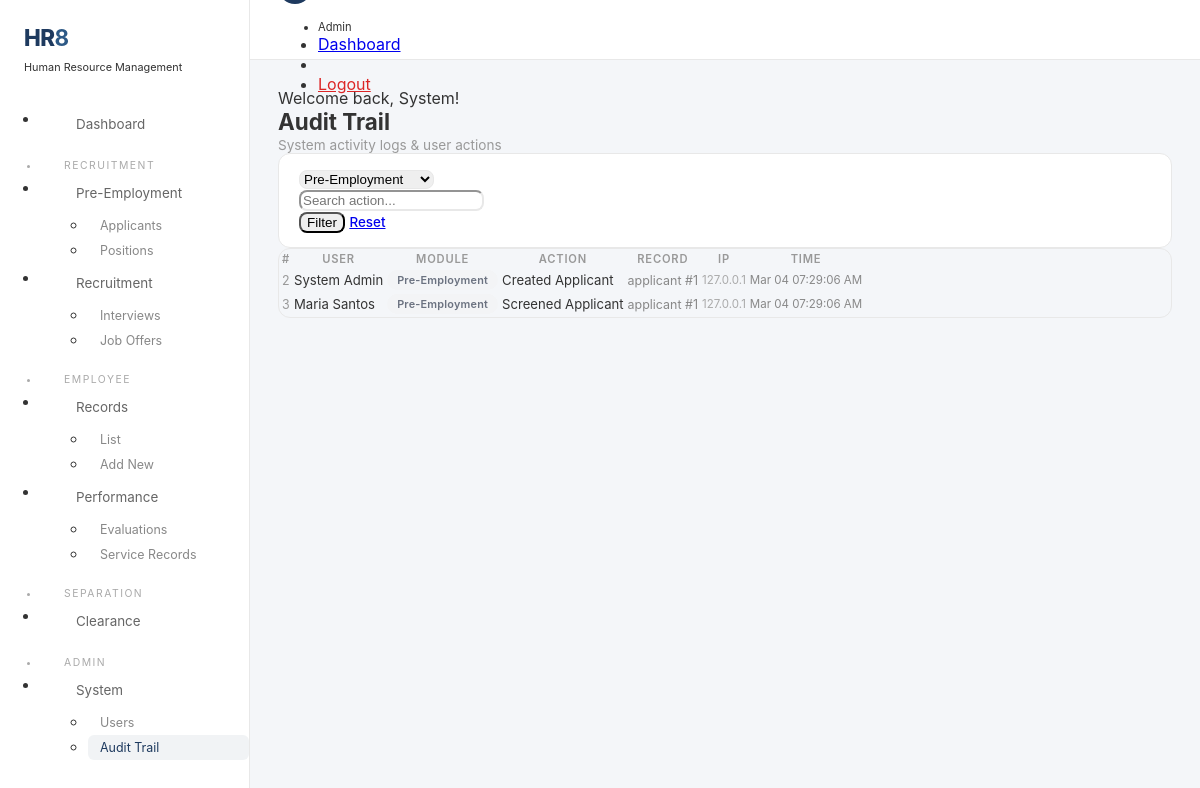
The app's page /modules/user_management/audit.php?module=Pre-Employment (signed in), older data.
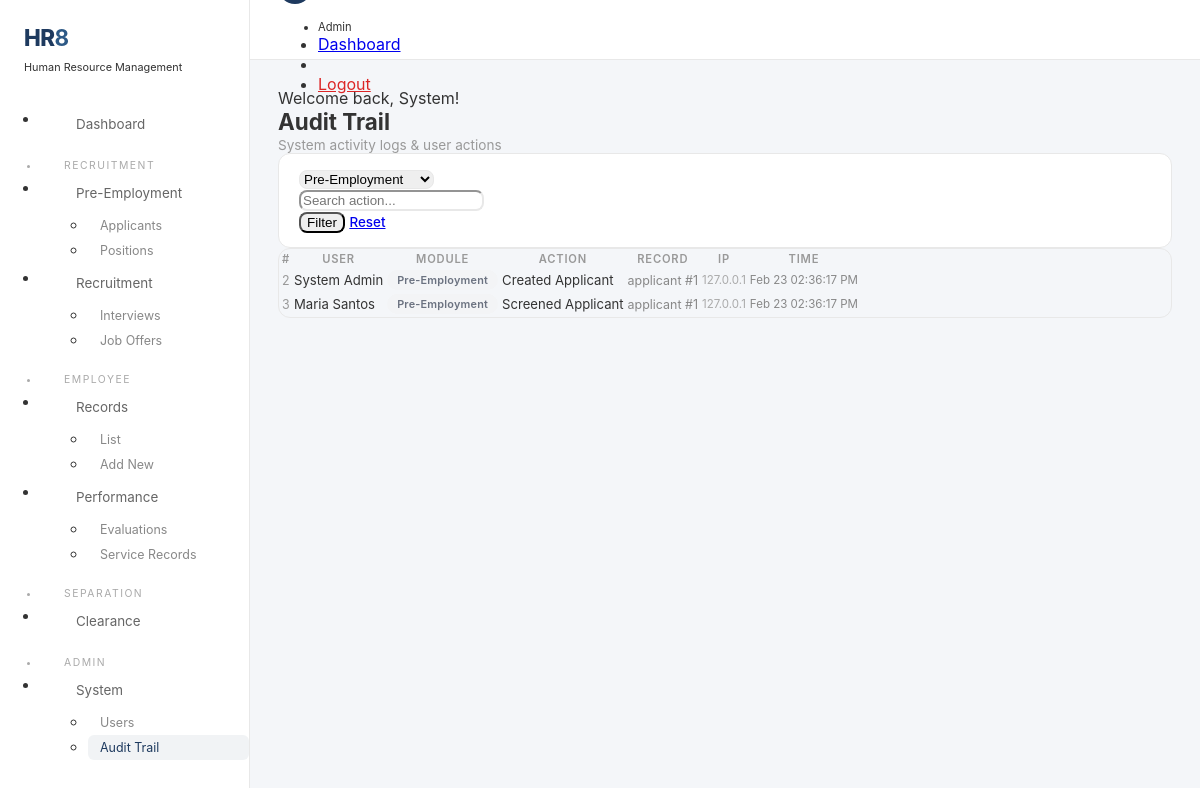
The same page, newer data.
### tables this page shows
CREATE TABLE `audit_logs` (
  `log_id` int(11) NOT NULL,
  `user_id` int(11) DEFAULT NULL,
  `module` varchar(100) NOT NULL,
  `action` varchar(100) NOT NULL,
  `record_type` varchar(100) DEFAULT NULL,
  `record_id` int(11) DEFAULT NULL,
  `old_data` longtext DEFAULT NULL CHECK (json_valid(`old_data`)),
  `new_data` longtext DEFAULT NULL CHECK (json_valid(`new_data`)),
  `ip_address` varchar(45) DEFAULT NULL,
  `user_agent` varchar(500) DEFAULT NULL,
  `created_at` timestamp NOT NULL DEFAULT current_timestamp()
);

### config/db.php (called while the page is built, shortened)
<?php
class Database
{
    private static ?PDO $connection = null;
    public static function getConnection(): PDO
    {
        if (self::$connection === null) {
            try {
                $dsn = sprintf('mysql:host=%s;dbname=%s;charset=%s', self::DB_HOST, self::DB_NAME, self::DB_CHARSET);
                self::$connection = new PDO($dsn, self::DB_USER, self::DB_PASS, self::PDO_OPTIONS);
            } catch (PDOException $e) {
                $logDir = __DIR__ . '/../logs';
                if (!is_dir($logDir)) mkdir($logDir, 0755, true);
                error_log("[" . date('Y-m-d H:i:s') . "] DB Error: " . $e->getMessage() . PHP_EOL, 3, $logDir . '/db_errors.log');
                throw new RuntimeException('Database connection unavailable.');
            }
        }
        return self::$connection;
    }
}

### models/BaseModel.php (called while the page is built, shortened)
<?php
abstract class BaseModel
{
    public function __construct()
    {
        $this->db = Database::getConnection();
    }
}

### models/JobPosition.php (called while the page is built, shortened)
<?php
class AuditLog extends BaseModel
{
    public function getAll(array $filters = [], int $limit = 100): array
    {
        $sql = "SELECT al.*, CONCAT(u.first_name, ' ', u.last_name) as user_name, u.email
                FROM audit_logs al
                LEFT JOIN users u ON al.user_id = u.user_id
                WHERE 1=1";
        $params = [];
        if (!empty($filters['module'])) {
            $sql .= " AND al.module = :module";
            $params[':module'] = $filters['module'];
        }
        $sql .= " ORDER BY al.created_at DESC LIMIT {$limit}";
        $stmt = $this->db->prepare($sql);
        $stmt->execute($params);
        return $stmt->fetchAll(PDO::FETCH_ASSOC);
    }
    public function getModules(): array
    {
        $stmt = $this->db->query("SELECT DISTINCT module FROM audit_logs ORDER BY module");
        return $stmt->fetchAll(PDO::FETCH_COLUMN);
    }
}

### includes/helpers.php (called while the page is built, shortened)
<?php
function sanitize_output(string $d): string { return htmlspecialchars($d, ENT_QUOTES, 'UTF-8'); }
function format_date(?string $d, string $f='M d, Y'): string { if(!$d)return "\xe2\x80\x94"; $t=strtotime($d); return $t?date($f,$t):''; }

### modules/user_management/audit.php (the view, shortened to what this page needs)
<?php
require_once __DIR__.'/../../config/db.php';require_once __DIR__.'/../../includes/helpers.php';require_once __DIR__.'/../../models/BaseModel.php';require_once __DIR__.'/../../models/JobPosition.php';
Auth::requireRole(['Admin','HR Manager']);$audit=new AuditLog();
$filters=['module'=>$_GET['module']??'','search'=>$_GET['search']??''];$logs=$audit->getAll($filters,200);$modules=$audit->getModules();
$pageTitle='Audit Trail';include __DIR__.'/../../includes/layout_top.php';
?>
<div class="page-hd uk-margin-bottom"><h3>Audit Trail</h3><p>System activity logs &amp; user actions</p></div>
<div class="filter-bar uk-margin-bottom"><form class="uk-grid-small uk-flex-middle" uk-grid>
<div class="uk-width-1-5@m"><select name="module" class="uk-select uk-form-small"><option value="">All Modules</option><?php foreach($modules as $m):?><option <?=$filters['module']===$m?'selected':''?>><?=sanitize_output($m)?></option><?php endforeach;?></select></div>
<div class="uk-width-1-4@m"><input type="text" name="search" class="uk-input uk-form-small" placeholder="Search action..." value="<?=sanitize_output($filters['search'])?>"></div>
<div class="uk-width-auto"><button class="uk-button uk-button-default uk-button-small">Filter</button> <a href="?" class="uk-button uk-button-text uk-button-small">Reset</a></div>
</form></div>
<div class="uk-card uk-card-default"><div class="uk-card-body np"><div class="uk-overflow-auto"><table class="uk-table uk-table-hover uk-table-small uk-table-divider uk-margin-remove">
<thead><tr><th>#</th><th>User</th><th>Module</th><th>Action</th><th>Record</th><th>IP</th><th>Time</th></tr></thead><tbody>
<?php foreach($logs as $l):?><tr>
<td style="font-size:.78rem;color:#999"><?=$l['log_id']?></td>
<td class="uk-text-bold" style="font-size:.82rem"><?=sanitize_output($l['user_name']??'System')?></td>
<td><span class="bd bd-secondary"><?=sanitize_output($l['module'])?></span></td>
<td style="font-size:.82rem"><?=sanitize_output($l['action'])?></td>
<td style="font-size:.78rem;color:#888"><?=sanitize_output(($l['record_type']??'').($l['record_id']?' #'.$l['record_id']:''))?></td>
<td style="font-size:.72rem;color:#aaa"><?=sanitize_output($l['ip_address']??'')?></td>
<td style="font-size:.72rem;color:#888"><?=format_date($l['created_at'],'M d h:i:s A')?></td>
</tr><?php endforeach;?>
</tbody></table></div></div></div>
<?php include __DIR__.'/../../includes/layout_bottom.php';?>

Row changes from the older to the newer data that the page shows:
changed audit_logs "Created Applicant": created_at "Mar 04 07:29:06 AM" → "Feb 23 02:36:17 PM"
changed audit_logs "Screened Applicant": created_at "Mar 04 07:29:06 AM" → "Feb 23 02:36:17 PM"
